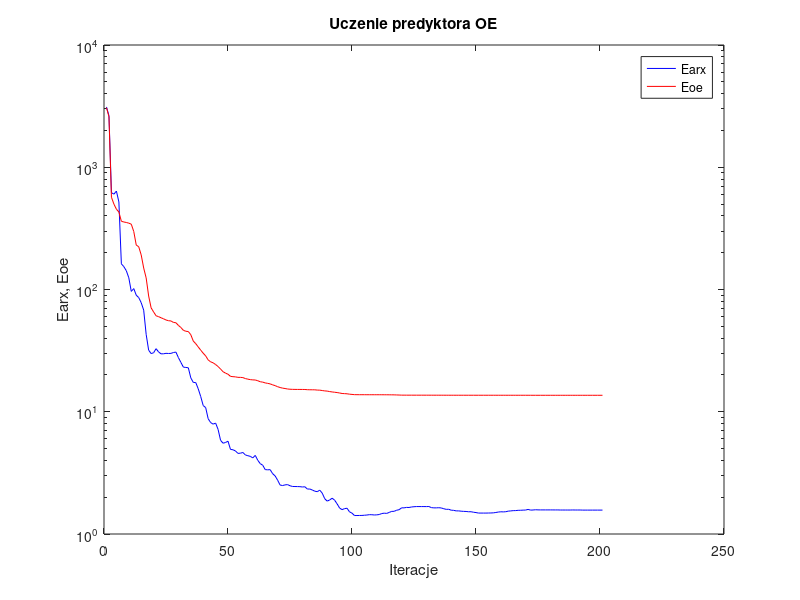
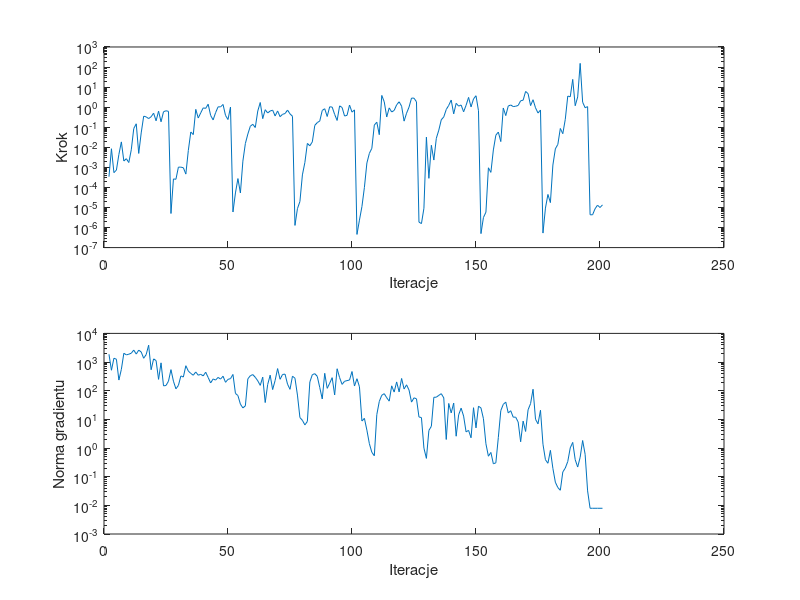

Recreate these plots in MATLAB, in order.
%uczenie predyktora oe
clear all;
n=0; farx(n+1)=3.114455e+003; foe(n+1)=3.071539e+003; wspucz(n+1)=0.000000e+000; ng(n+1)=0.000000e+000;
%odnowa zmiennej metryki
n=1; farx(n+1)=2.639276e+003; foe(n+1)=2.589714e+003; krok(n+1)=3.428360e-004; ng(n+1)=1.867152e+003;
n=2; farx(n+1)=6.191259e+002; foe(n+1)=5.687314e+002; krok(n+1)=8.468065e-003; ng(n+1)=5.183756e+002;
n=3; farx(n+1)=6.023698e+002; foe(n+1)=4.992299e+002; krok(n+1)=5.465324e-004; ng(n+1)=1.360631e+003;
n=4; farx(n+1)=6.387377e+002; foe(n+1)=4.538914e+002; krok(n+1)=7.286945e-004; ng(n+1)=1.254711e+003;
n=5; farx(n+1)=5.204629e+002; foe(n+1)=4.305278e+002; krok(n+1)=4.403244e-003; ng(n+1)=2.352410e+002;
n=6; farx(n+1)=1.621268e+002; foe(n+1)=3.615031e+002; krok(n+1)=1.857911e-002; ng(n+1)=5.576180e+002;
n=7; farx(n+1)=1.538413e+002; foe(n+1)=3.566579e+002; krok(n+1)=2.063134e-003; ng(n+1)=2.029545e+003;
n=8; farx(n+1)=1.423883e+002; foe(n+1)=3.535109e+002; krok(n+1)=2.701093e-003; ng(n+1)=1.779522e+003;
n=9; farx(n+1)=1.246944e+002; foe(n+1)=3.488080e+002; krok(n+1)=1.737807e-003; ng(n+1)=1.876113e+003;
n=10; farx(n+1)=9.648887e+001; foe(n+1)=3.423279e+002; krok(n+1)=7.517005e-003; ng(n+1)=2.036958e+003;
n=11; farx(n+1)=1.017439e+002; foe(n+1)=2.980973e+002; krok(n+1)=8.625198e-002; ng(n+1)=2.619541e+003;
n=12; farx(n+1)=8.986287e+001; foe(n+1)=2.310758e+002; krok(n+1)=1.481341e-001; ng(n+1)=1.898159e+003;
n=13; farx(n+1)=8.589638e+001; foe(n+1)=2.237487e+002; krok(n+1)=4.938447e-003; ng(n+1)=2.608959e+003;
n=14; farx(n+1)=7.801029e+001; foe(n+1)=1.917329e+002; krok(n+1)=5.223014e-002; ng(n+1)=2.244251e+003;
n=15; farx(n+1)=6.779914e+001; foe(n+1)=1.499370e+002; krok(n+1)=3.550835e-001; ng(n+1)=1.357054e+003;
n=16; farx(n+1)=4.295515e+001; foe(n+1)=1.243421e+002; krok(n+1)=3.282103e-001; ng(n+1)=1.816945e+003;
n=17; farx(n+1)=3.190068e+001; foe(n+1)=8.850037e+001; krok(n+1)=2.701727e-001; ng(n+1)=3.878333e+003;
n=18; farx(n+1)=2.991702e+001; foe(n+1)=7.077641e+001; krok(n+1)=3.328440e-001; ng(n+1)=5.396947e+002;
n=19; farx(n+1)=3.037800e+001; foe(n+1)=6.552922e+001; krok(n+1)=5.030621e-001; ng(n+1)=1.289271e+003;
n=20; farx(n+1)=3.281176e+001; foe(n+1)=6.096855e+001; krok(n+1)=2.093785e-001; ng(n+1)=1.125027e+003;
n=21; farx(n+1)=3.085495e+001; foe(n+1)=5.998189e+001; krok(n+1)=6.317991e-001; ng(n+1)=2.489113e+002;
n=22; farx(n+1)=2.976772e+001; foe(n+1)=5.871446e+001; krok(n+1)=1.869994e-001; ng(n+1)=9.379744e+002;
n=23; farx(n+1)=2.979159e+001; foe(n+1)=5.759649e+001; krok(n+1)=5.921069e-001; ng(n+1)=1.478506e+002;
n=24; farx(n+1)=3.005744e+001; foe(n+1)=5.633074e+001; krok(n+1)=6.620810e-001; ng(n+1)=1.519745e+002;
n=25; farx(n+1)=2.996607e+001; foe(n+1)=5.555328e+001; krok(n+1)=6.183220e-001; ng(n+1)=2.153593e+002;
%odnowa zmiennej metryki
n=26; farx(n+1)=3.002767e+001; foe(n+1)=5.530761e+001; krok(n+1)=5.005977e-006; ng(n+1)=5.436854e+002;
n=27; farx(n+1)=3.052134e+001; foe(n+1)=5.378347e+001; krok(n+1)=2.647244e-004; ng(n+1)=2.145996e+002;
n=28; farx(n+1)=3.075671e+001; foe(n+1)=5.348369e+001; krok(n+1)=2.540827e-004; ng(n+1)=1.163457e+002;
n=29; farx(n+1)=2.772837e+001; foe(n+1)=5.085829e+001; krok(n+1)=1.024167e-003; ng(n+1)=1.526810e+002;
n=30; farx(n+1)=2.533690e+001; foe(n+1)=4.889679e+001; krok(n+1)=1.025105e-003; ng(n+1)=3.280047e+002;
n=31; farx(n+1)=2.316947e+001; foe(n+1)=4.637356e+001; krok(n+1)=9.540187e-004; ng(n+1)=2.999928e+002;
n=32; farx(n+1)=2.304126e+001; foe(n+1)=4.553306e+001; krok(n+1)=4.616173e-004; ng(n+1)=7.447485e+002;
n=33; farx(n+1)=2.288895e+001; foe(n+1)=4.530690e+001; krok(n+1)=6.947618e-003; ng(n+1)=4.846428e+002;
n=34; farx(n+1)=1.893243e+001; foe(n+1)=4.266929e+001; krok(n+1)=5.801457e-002; ng(n+1)=4.010094e+002;
n=35; farx(n+1)=1.737380e+001; foe(n+1)=3.787916e+001; krok(n+1)=4.305393e-002; ng(n+1)=3.469721e+002;
n=36; farx(n+1)=1.732686e+001; foe(n+1)=3.603409e+001; krok(n+1)=7.771907e-001; ng(n+1)=4.509825e+002;
n=37; farx(n+1)=1.539803e+001; foe(n+1)=3.389510e+001; krok(n+1)=2.881627e-001; ng(n+1)=3.473584e+002;
n=38; farx(n+1)=1.330858e+001; foe(n+1)=3.189192e+001; krok(n+1)=5.191100e-001; ng(n+1)=3.729477e+002;
n=39; farx(n+1)=1.124017e+001; foe(n+1)=3.012434e+001; krok(n+1)=9.205345e-001; ng(n+1)=3.293115e+002;
n=40; farx(n+1)=1.080871e+001; foe(n+1)=2.862003e+001; krok(n+1)=8.704303e-001; ng(n+1)=4.415324e+002;
n=41; farx(n+1)=8.769830e+000; foe(n+1)=2.655494e+001; krok(n+1)=1.402391e+000; ng(n+1)=2.896036e+002;
n=42; farx(n+1)=8.156859e+000; foe(n+1)=2.560802e+001; krok(n+1)=3.854790e-001; ng(n+1)=1.864106e+002;
n=43; farx(n+1)=7.917275e+000; foe(n+1)=2.513889e+001; krok(n+1)=2.317569e-001; ng(n+1)=2.574732e+002;
n=44; farx(n+1)=8.078613e+000; foe(n+1)=2.433507e+001; krok(n+1)=5.343541e-001; ng(n+1)=2.349751e+002;
n=45; farx(n+1)=7.172224e+000; foe(n+1)=2.343922e+001; krok(n+1)=1.038220e+000; ng(n+1)=2.911214e+002;
n=46; farx(n+1)=5.843214e+000; foe(n+1)=2.234333e+001; krok(n+1)=1.036690e+000; ng(n+1)=2.545540e+002;
n=47; farx(n+1)=5.527901e+000; foe(n+1)=2.126156e+001; krok(n+1)=1.361947e+000; ng(n+1)=3.208858e+002;
n=48; farx(n+1)=5.606185e+000; foe(n+1)=2.069851e+001; krok(n+1)=3.854790e-001; ng(n+1)=1.965678e+002;
n=49; farx(n+1)=5.742885e+000; foe(n+1)=2.026894e+001; krok(n+1)=2.422759e-001; ng(n+1)=2.489845e+002;
n=50; farx(n+1)=4.922611e+000; foe(n+1)=1.947540e+001; krok(n+1)=1.009068e+000; ng(n+1)=2.636619e+002;
%odnowa zmiennej metryki
n=51; farx(n+1)=4.887501e+000; foe(n+1)=1.936003e+001; krok(n+1)=5.957013e-006; ng(n+1)=3.690639e+002;
n=52; farx(n+1)=4.782545e+000; foe(n+1)=1.929169e+001; krok(n+1)=5.312685e-005; ng(n+1)=8.047562e+001;
n=53; farx(n+1)=4.567609e+000; foe(n+1)=1.911663e+001; krok(n+1)=2.755278e-004; ng(n+1)=6.775743e+001;
n=54; farx(n+1)=4.580718e+000; foe(n+1)=1.910906e+001; krok(n+1)=5.279238e-005; ng(n+1)=3.405977e+001;
n=55; farx(n+1)=4.643601e+000; foe(n+1)=1.902652e+001; krok(n+1)=2.045232e-003; ng(n+1)=2.511472e+001;
n=56; farx(n+1)=4.432592e+000; foe(n+1)=1.868632e+001; krok(n+1)=1.540867e-002; ng(n+1)=2.960495e+001;
n=57; farx(n+1)=4.370695e+000; foe(n+1)=1.847692e+001; krok(n+1)=4.568872e-002; ng(n+1)=2.596425e+002;
n=58; farx(n+1)=4.315049e+000; foe(n+1)=1.831650e+001; krok(n+1)=1.119739e-001; ng(n+1)=3.333827e+002;
n=59; farx(n+1)=4.195187e+000; foe(n+1)=1.822553e+001; krok(n+1)=1.400181e-001; ng(n+1)=3.652968e+002;
n=60; farx(n+1)=4.394919e+000; foe(n+1)=1.818718e+001; krok(n+1)=9.704432e-002; ng(n+1)=2.936413e+002;
n=61; farx(n+1)=4.010257e+000; foe(n+1)=1.793967e+001; krok(n+1)=6.404647e-001; ng(n+1)=2.221761e+002;
n=62; farx(n+1)=3.763217e+000; foe(n+1)=1.759356e+001; krok(n+1)=1.707196e+000; ng(n+1)=1.535238e+002;
n=63; farx(n+1)=3.652171e+000; foe(n+1)=1.747320e+001; krok(n+1)=2.681247e-001; ng(n+1)=2.980990e+002;
n=64; farx(n+1)=3.363715e+000; foe(n+1)=1.721807e+001; krok(n+1)=7.479975e-001; ng(n+1)=3.862594e+001;
n=65; farx(n+1)=3.349783e+000; foe(n+1)=1.706731e+001; krok(n+1)=5.131430e-001; ng(n+1)=1.649372e+002;
n=66; farx(n+1)=3.359915e+000; foe(n+1)=1.690389e+001; krok(n+1)=6.428475e-001; ng(n+1)=3.488788e+002;
n=67; farx(n+1)=3.115368e+000; foe(n+1)=1.659819e+001; krok(n+1)=7.101669e-001; ng(n+1)=1.096161e+002;
n=68; farx(n+1)=2.986132e+000; foe(n+1)=1.635728e+001; krok(n+1)=3.655097e-001; ng(n+1)=2.280758e+002;
n=69; farx(n+1)=2.758351e+000; foe(n+1)=1.603376e+001; krok(n+1)=6.480438e-001; ng(n+1)=5.916306e+002;
n=70; farx(n+1)=2.515986e+000; foe(n+1)=1.578732e+001; krok(n+1)=3.354651e-001; ng(n+1)=2.503141e+002;
n=71; farx(n+1)=2.491268e+000; foe(n+1)=1.560560e+001; krok(n+1)=4.406235e-001; ng(n+1)=3.694712e+002;
n=72; farx(n+1)=2.521754e+000; foe(n+1)=1.549271e+001; krok(n+1)=4.810883e-001; ng(n+1)=3.786452e+002;
n=73; farx(n+1)=2.536069e+000; foe(n+1)=1.535371e+001; krok(n+1)=7.178738e-001; ng(n+1)=1.695142e+002;
n=74; farx(n+1)=2.481329e+000; foe(n+1)=1.528333e+001; krok(n+1)=4.641165e-001; ng(n+1)=1.117765e+002;
n=75; farx(n+1)=2.448255e+000; foe(n+1)=1.524923e+001; krok(n+1)=3.510640e-001; ng(n+1)=3.217755e+002;
%odnowa zmiennej metryki
n=76; farx(n+1)=2.445564e+000; foe(n+1)=1.523390e+001; krok(n+1)=1.276142e-006; ng(n+1)=2.732038e+002;
n=77; farx(n+1)=2.443392e+000; foe(n+1)=1.522703e+001; krok(n+1)=8.746968e-006; ng(n+1)=7.041496e+001;
n=78; farx(n+1)=2.439534e+000; foe(n+1)=1.522653e+001; krok(n+1)=1.990494e-005; ng(n+1)=1.155153e+001;
n=79; farx(n+1)=2.424109e+000; foe(n+1)=1.522118e+001; krok(n+1)=4.209206e-004; ng(n+1)=9.262671e+000;
n=80; farx(n+1)=2.434927e+000; foe(n+1)=1.520980e+001; krok(n+1)=1.758026e-003; ng(n+1)=6.406000e+000;
n=81; farx(n+1)=2.331677e+000; foe(n+1)=1.515012e+001; krok(n+1)=1.559274e-002; ng(n+1)=8.469888e+000;
n=82; farx(n+1)=2.333821e+000; foe(n+1)=1.513085e+001; krok(n+1)=1.189189e-002; ng(n+1)=2.013651e+002;
n=83; farx(n+1)=2.290086e+000; foe(n+1)=1.512535e+001; krok(n+1)=1.857911e-002; ng(n+1)=3.628258e+002;
n=84; farx(n+1)=2.239391e+000; foe(n+1)=1.511696e+001; krok(n+1)=1.241631e-001; ng(n+1)=3.931623e+002;
n=85; farx(n+1)=2.220142e+000; foe(n+1)=1.504049e+001; krok(n+1)=1.702433e-001; ng(n+1)=3.162597e+002;
n=86; farx(n+1)=2.282778e+000; foe(n+1)=1.502066e+001; krok(n+1)=2.045255e-001; ng(n+1)=1.287191e+002;
n=87; farx(n+1)=2.159072e+000; foe(n+1)=1.491372e+001; krok(n+1)=6.857223e-001; ng(n+1)=5.155099e+001;
n=88; farx(n+1)=1.943814e+000; foe(n+1)=1.481069e+001; krok(n+1)=8.354052e-001; ng(n+1)=4.049166e+002;
n=89; farx(n+1)=1.857283e+000; foe(n+1)=1.475607e+001; krok(n+1)=3.427774e-001; ng(n+1)=1.209150e+002;
n=90; farx(n+1)=1.899358e+000; foe(n+1)=1.462129e+001; krok(n+1)=1.045307e+000; ng(n+1)=1.826257e+002;
n=91; farx(n+1)=1.962619e+000; foe(n+1)=1.452261e+001; krok(n+1)=1.009068e+000; ng(n+1)=2.851640e+002;
n=92; farx(n+1)=1.890071e+000; foe(n+1)=1.443971e+001; krok(n+1)=4.366686e-001; ng(n+1)=7.108718e+001;
n=93; farx(n+1)=1.763913e+000; foe(n+1)=1.435762e+001; krok(n+1)=2.176076e-001; ng(n+1)=5.836953e+002;
n=94; farx(n+1)=1.630499e+000; foe(n+1)=1.423782e+001; krok(n+1)=1.157790e+000; ng(n+1)=2.863655e+002;
n=95; farx(n+1)=1.582134e+000; foe(n+1)=1.410641e+001; krok(n+1)=9.673187e-001; ng(n+1)=1.660394e+002;
n=96; farx(n+1)=1.613596e+000; foe(n+1)=1.406732e+001; krok(n+1)=3.619299e-001; ng(n+1)=2.132478e+002;
n=97; farx(n+1)=1.624431e+000; foe(n+1)=1.402530e+001; krok(n+1)=3.916031e-001; ng(n+1)=2.251172e+002;
n=98; farx(n+1)=1.517413e+000; foe(n+1)=1.392193e+001; krok(n+1)=1.280117e+000; ng(n+1)=2.360392e+002;
n=99; farx(n+1)=1.480667e+000; foe(n+1)=1.386334e+001; krok(n+1)=5.667570e-001; ng(n+1)=4.670184e+002;
n=100; farx(n+1)=1.415919e+000; foe(n+1)=1.379917e+001; krok(n+1)=7.310195e-001; ng(n+1)=1.458627e+002;
%odnowa zmiennej metryki
n=101; farx(n+1)=1.416518e+000; foe(n+1)=1.379304e+001; krok(n+1)=4.536859e-007; ng(n+1)=2.619187e+002;
n=102; farx(n+1)=1.417831e+000; foe(n+1)=1.378648e+001; krok(n+1)=2.341390e-006; ng(n+1)=1.372125e+002;
n=103; farx(n+1)=1.418889e+000; foe(n+1)=1.378632e+001; krok(n+1)=1.104522e-005; ng(n+1)=8.748000e+000;
n=104; farx(n+1)=1.423901e+000; foe(n+1)=1.378455e+001; krok(n+1)=9.998579e-005; ng(n+1)=1.085774e+001;
n=105; farx(n+1)=1.429714e+000; foe(n+1)=1.378005e+001; krok(n+1)=1.643206e-003; ng(n+1)=4.214100e+000;
n=106; farx(n+1)=1.439147e+000; foe(n+1)=1.377938e+001; krok(n+1)=4.974973e-003; ng(n+1)=1.420372e+000;
n=107; farx(n+1)=1.437852e+000; foe(n+1)=1.377900e+001; krok(n+1)=8.894860e-003; ng(n+1)=7.085072e-001;
n=108; farx(n+1)=1.430814e+000; foe(n+1)=1.377772e+001; krok(n+1)=1.281531e-001; ng(n+1)=5.370600e-001;
n=109; farx(n+1)=1.434573e+000; foe(n+1)=1.377739e+001; krok(n+1)=1.778431e-001; ng(n+1)=1.462320e+001;
n=110; farx(n+1)=1.443402e+000; foe(n+1)=1.377708e+001; krok(n+1)=4.254539e-002; ng(n+1)=4.212124e+001;
n=111; farx(n+1)=1.470412e+000; foe(n+1)=1.377445e+001; krok(n+1)=3.848707e+000; ng(n+1)=6.954047e+001;
n=112; farx(n+1)=1.480350e+000; foe(n+1)=1.377010e+001; krok(n+1)=1.854055e+000; ng(n+1)=7.875095e+001;
n=113; farx(n+1)=1.474389e+000; foe(n+1)=1.376737e+001; krok(n+1)=3.240219e-001; ng(n+1)=5.688233e+001;
n=114; farx(n+1)=1.501514e+000; foe(n+1)=1.376063e+001; krok(n+1)=9.205345e-001; ng(n+1)=4.324751e+001;
n=115; farx(n+1)=1.530704e+000; foe(n+1)=1.375362e+001; krok(n+1)=5.766634e-001; ng(n+1)=1.480244e+002;
n=116; farx(n+1)=1.533579e+000; foe(n+1)=1.374613e+001; krok(n+1)=6.871474e-001; ng(n+1)=8.958044e+001;
n=117; farx(n+1)=1.564863e+000; foe(n+1)=1.372208e+001; krok(n+1)=1.304892e+000; ng(n+1)=2.025292e+002;
n=118; farx(n+1)=1.580596e+000; foe(n+1)=1.370219e+001; krok(n+1)=1.854055e+000; ng(n+1)=9.091495e+001;
n=119; farx(n+1)=1.637399e+000; foe(n+1)=1.367434e+001; krok(n+1)=1.119298e+000; ng(n+1)=2.675923e+002;
n=120; farx(n+1)=1.636091e+000; foe(n+1)=1.367293e+001; krok(n+1)=2.013997e-001; ng(n+1)=1.147634e+002;
n=121; farx(n+1)=1.650467e+000; foe(n+1)=1.366855e+001; krok(n+1)=4.997929e-001; ng(n+1)=1.606860e+002;
n=122; farx(n+1)=1.647688e+000; foe(n+1)=1.366756e+001; krok(n+1)=1.008243e+000; ng(n+1)=1.050671e+002;
n=123; farx(n+1)=1.663831e+000; foe(n+1)=1.366661e+001; krok(n+1)=2.840668e+000; ng(n+1)=4.004520e+001;
n=124; farx(n+1)=1.671682e+000; foe(n+1)=1.366550e+001; krok(n+1)=2.804781e+000; ng(n+1)=5.650720e+001;
n=125; farx(n+1)=1.676772e+000; foe(n+1)=1.366463e+001; krok(n+1)=1.856466e+000; ng(n+1)=5.211553e+001;
%odnowa zmiennej metryki
n=126; farx(n+1)=1.676709e+000; foe(n+1)=1.366459e+001; krok(n+1)=1.867939e-006; ng(n+1)=1.212451e+001;
n=127; farx(n+1)=1.676506e+000; foe(n+1)=1.366455e+001; krok(n+1)=1.568343e-006; ng(n+1)=1.153187e+001;
n=128; farx(n+1)=1.676409e+000; foe(n+1)=1.366455e+001; krok(n+1)=9.155646e-006; ng(n+1)=9.898550e-001;
n=129; farx(n+1)=1.675774e+000; foe(n+1)=1.366331e+001; krok(n+1)=3.211609e-002; ng(n+1)=4.352191e-001;
n=130; farx(n+1)=1.678590e+000; foe(n+1)=1.366294e+001; krok(n+1)=2.837198e-004; ng(n+1)=4.110683e+000;
n=131; farx(n+1)=1.643647e+000; foe(n+1)=1.365960e+001; krok(n+1)=1.264842e-002; ng(n+1)=5.738781e+000;
n=132; farx(n+1)=1.636305e+000; foe(n+1)=1.365919e+001; krok(n+1)=2.310226e-003; ng(n+1)=5.902712e+001;
n=133; farx(n+1)=1.636245e+000; foe(n+1)=1.365895e+001; krok(n+1)=2.812841e-002; ng(n+1)=5.934567e+001;
n=134; farx(n+1)=1.640858e+000; foe(n+1)=1.365870e+001; krok(n+1)=7.142563e-002; ng(n+1)=6.892761e+001;
n=135; farx(n+1)=1.633156e+000; foe(n+1)=1.365647e+001; krok(n+1)=2.357265e-001; ng(n+1)=7.871256e+001;
n=136; farx(n+1)=1.609788e+000; foe(n+1)=1.365517e+001; krok(n+1)=3.268918e-001; ng(n+1)=5.633914e+001;
n=137; farx(n+1)=1.590847e+000; foe(n+1)=1.365368e+001; krok(n+1)=7.655551e-001; ng(n+1)=1.987861e+000;
n=138; farx(n+1)=1.593749e+000; foe(n+1)=1.365231e+001; krok(n+1)=1.226779e+000; ng(n+1)=3.595699e+001;
n=139; farx(n+1)=1.565657e+000; foe(n+1)=1.365125e+001; krok(n+1)=2.267028e+000; ng(n+1)=1.678248e+001;
n=140; farx(n+1)=1.561804e+000; foe(n+1)=1.365090e+001; krok(n+1)=4.635137e-001; ng(n+1)=3.707408e+001;
n=141; farx(n+1)=1.545315e+000; foe(n+1)=1.365029e+001; krok(n+1)=1.552709e+000; ng(n+1)=2.584377e+000;
n=142; farx(n+1)=1.545810e+000; foe(n+1)=1.365008e+001; krok(n+1)=1.131462e+000; ng(n+1)=1.440321e+001;
n=143; farx(n+1)=1.536797e+000; foe(n+1)=1.364990e+001; krok(n+1)=1.280929e+000; ng(n+1)=2.468670e+001;
n=144; farx(n+1)=1.531536e+000; foe(n+1)=1.364985e+001; krok(n+1)=5.870903e-001; ng(n+1)=1.304481e+001;
n=145; farx(n+1)=1.528875e+000; foe(n+1)=1.364975e+001; krok(n+1)=1.236406e+000; ng(n+1)=3.657640e+000;
n=146; farx(n+1)=1.520582e+000; foe(n+1)=1.364956e+001; krok(n+1)=3.071879e+000; ng(n+1)=4.136344e+000;
n=147; farx(n+1)=1.521149e+000; foe(n+1)=1.364945e+001; krok(n+1)=1.031099e+000; ng(n+1)=2.281523e+000;
n=148; farx(n+1)=1.506666e+000; foe(n+1)=1.364918e+001; krok(n+1)=2.571390e+000; ng(n+1)=2.550760e+001;
n=149; farx(n+1)=1.497625e+000; foe(n+1)=1.364849e+001; krok(n+1)=3.712932e+000; ng(n+1)=5.047930e+000;
n=150; farx(n+1)=1.483535e+000; foe(n+1)=1.364797e+001; krok(n+1)=6.648125e-001; ng(n+1)=2.883088e+001;
%odnowa zmiennej metryki
n=151; farx(n+1)=1.483444e+000; foe(n+1)=1.364791e+001; krok(n+1)=4.977599e-007; ng(n+1)=2.498659e+001;
n=152; farx(n+1)=1.483210e+000; foe(n+1)=1.364787e+001; krok(n+1)=3.162689e-006; ng(n+1)=1.054639e+001;
n=153; farx(n+1)=1.483130e+000; foe(n+1)=1.364786e+001; krok(n+1)=5.828323e-006; ng(n+1)=1.407599e+000;
n=154; farx(n+1)=1.484700e+000; foe(n+1)=1.364783e+001; krok(n+1)=9.502618e-004; ng(n+1)=5.180028e-001;
n=155; farx(n+1)=1.486182e+000; foe(n+1)=1.364777e+001; krok(n+1)=5.617933e-004; ng(n+1)=7.019676e-001;
n=156; farx(n+1)=1.489602e+000; foe(n+1)=1.364771e+001; krok(n+1)=7.385876e-003; ng(n+1)=2.815640e-001;
n=157; farx(n+1)=1.499934e+000; foe(n+1)=1.364734e+001; krok(n+1)=4.000365e-002; ng(n+1)=3.050962e-001;
n=158; farx(n+1)=1.512156e+000; foe(n+1)=1.364667e+001; krok(n+1)=5.753341e-002; ng(n+1)=2.320829e+000;
n=159; farx(n+1)=1.519862e+000; foe(n+1)=1.364641e+001; krok(n+1)=1.926189e-002; ng(n+1)=2.028405e+001;
n=160; farx(n+1)=1.516638e+000; foe(n+1)=1.364591e+001; krok(n+1)=9.073805e-001; ng(n+1)=3.343216e+001;
n=161; farx(n+1)=1.521480e+000; foe(n+1)=1.364549e+001; krok(n+1)=3.806077e-001; ng(n+1)=4.002055e+001;
n=162; farx(n+1)=1.538246e+000; foe(n+1)=1.364505e+001; krok(n+1)=1.136048e+000; ng(n+1)=1.679704e+001;
n=163; farx(n+1)=1.544982e+000; foe(n+1)=1.364478e+001; krok(n+1)=1.285695e+000; ng(n+1)=2.000793e+001;
n=164; farx(n+1)=1.552748e+000; foe(n+1)=1.364463e+001; krok(n+1)=1.072007e+000; ng(n+1)=1.192753e+001;
n=165; farx(n+1)=1.554344e+000; foe(n+1)=1.364455e+001; krok(n+1)=1.110293e+000; ng(n+1)=1.195556e+001;
n=166; farx(n+1)=1.562432e+000; foe(n+1)=1.364448e+001; krok(n+1)=1.223081e+000; ng(n+1)=8.065350e+000;
n=167; farx(n+1)=1.563684e+000; foe(n+1)=1.364442e+001; krok(n+1)=2.081446e+000; ng(n+1)=1.653104e+000;
n=168; farx(n+1)=1.568148e+000; foe(n+1)=1.364437e+001; krok(n+1)=2.225298e+000; ng(n+1)=8.698860e+000;
n=169; farx(n+1)=1.569990e+000; foe(n+1)=1.364402e+001; krok(n+1)=6.066976e+000; ng(n+1)=3.785437e+000;
n=170; farx(n+1)=1.589467e+000; foe(n+1)=1.364244e+001; krok(n+1)=4.735015e+000; ng(n+1)=2.166945e+001;
n=171; farx(n+1)=1.568695e+000; foe(n+1)=1.364058e+001; krok(n+1)=1.197662e+000; ng(n+1)=3.535212e+001;
n=172; farx(n+1)=1.571415e+000; foe(n+1)=1.363803e+001; krok(n+1)=2.348818e+000; ng(n+1)=1.125523e+002;
n=173; farx(n+1)=1.579041e+000; foe(n+1)=1.363749e+001; krok(n+1)=9.282331e-001; ng(n+1)=1.003878e+001;
n=174; farx(n+1)=1.575251e+000; foe(n+1)=1.363720e+001; krok(n+1)=5.107206e-001; ng(n+1)=6.984565e+000;
n=175; farx(n+1)=1.574204e+000; foe(n+1)=1.363706e+001; krok(n+1)=7.214488e-001; ng(n+1)=2.082817e+001;
%odnowa zmiennej metryki
n=176; farx(n+1)=1.574206e+000; foe(n+1)=1.363706e+001; krok(n+1)=5.291310e-007; ng(n+1)=1.357867e+000;
n=177; farx(n+1)=1.574182e+000; foe(n+1)=1.363706e+001; krok(n+1)=9.312426e-006; ng(n+1)=3.906137e-001;
n=178; farx(n+1)=1.574197e+000; foe(n+1)=1.363706e+001; krok(n+1)=4.461789e-005; ng(n+1)=2.941131e-001;
n=179; farx(n+1)=1.574357e+000; foe(n+1)=1.363706e+001; krok(n+1)=1.750773e-005; ng(n+1)=8.308142e-001;
n=180; farx(n+1)=1.573873e+000; foe(n+1)=1.363705e+001; krok(n+1)=1.301857e-003; ng(n+1)=1.948512e-001;
n=181; farx(n+1)=1.573350e+000; foe(n+1)=1.363705e+001; krok(n+1)=8.402186e-003; ng(n+1)=6.404438e-002;
n=182; farx(n+1)=1.573763e+000; foe(n+1)=1.363704e+001; krok(n+1)=1.394089e-002; ng(n+1)=4.176902e-002;
n=183; farx(n+1)=1.571065e+000; foe(n+1)=1.363703e+001; krok(n+1)=8.693674e-002; ng(n+1)=3.364178e-002;
n=184; farx(n+1)=1.571101e+000; foe(n+1)=1.363703e+001; krok(n+1)=4.756755e-002; ng(n+1)=1.461210e-001;
n=185; farx(n+1)=1.570978e+000; foe(n+1)=1.363703e+001; krok(n+1)=2.477066e-001; ng(n+1)=1.999495e-001;
n=186; farx(n+1)=1.570747e+000; foe(n+1)=1.363702e+001; krok(n+1)=3.568867e+000; ng(n+1)=3.382077e-001;
n=187; farx(n+1)=1.570782e+000; foe(n+1)=1.363702e+001; krok(n+1)=3.289758e+000; ng(n+1)=1.011665e+000;
n=188; farx(n+1)=1.572954e+000; foe(n+1)=1.363697e+001; krok(n+1)=2.422890e+001; ng(n+1)=1.573664e+000;
n=189; farx(n+1)=1.571291e+000; foe(n+1)=1.363696e+001; krok(n+1)=1.179204e+000; ng(n+1)=3.913320e-001;
n=190; farx(n+1)=1.571354e+000; foe(n+1)=1.363696e+001; krok(n+1)=3.237995e+000; ng(n+1)=2.170392e-001;
n=191; farx(n+1)=1.571626e+000; foe(n+1)=1.363694e+001; krok(n+1)=1.524892e+002; ng(n+1)=4.768212e-001;
n=192; farx(n+1)=1.568506e+000; foe(n+1)=1.363691e+001; krok(n+1)=1.762494e+000; ng(n+1)=1.830199e+000;
n=193; farx(n+1)=1.568594e+000; foe(n+1)=1.363691e+001; krok(n+1)=9.372047e-001; ng(n+1)=6.042584e-001;
n=194; farx(n+1)=1.568575e+000; foe(n+1)=1.363691e+001; krok(n+1)=1.065469e+000; ng(n+1)=3.195312e-002;
n=195; farx(n+1)=1.568575e+000; foe(n+1)=1.363691e+001; krok(n+1)=4.345419e-006; ng(n+1)=7.905354e-003;
n=196; farx(n+1)=1.568575e+000; foe(n+1)=1.363691e+001; krok(n+1)=4.300043e-006; ng(n+1)=7.905319e-003;
n=197; farx(n+1)=1.568575e+000; foe(n+1)=1.363691e+001; krok(n+1)=8.600086e-006; ng(n+1)=7.905285e-003;
n=198; farx(n+1)=1.568575e+000; foe(n+1)=1.363691e+001; krok(n+1)=1.299015e-005; ng(n+1)=7.905217e-003;
n=199; farx(n+1)=1.568575e+000; foe(n+1)=1.363691e+001; krok(n+1)=9.952471e-006; ng(n+1)=7.905114e-003;
n=200; farx(n+1)=1.568575e+000; foe(n+1)=1.363691e+001; krok(n+1)=1.347329e-005; ng(n+1)=7.905036e-003;

figure; semilogy(farx,'b'); hold on; semilogy(foe,'r'); xlabel('Iteracje'); ylabel('Earx, Eoe'); legend('Earx','Eoe'); title('Uczenie predyktora OE');
figure; subplot(2,1,1); semilogy(krok); xlabel('Iteracje'); ylabel('Krok');
subplot(2,1,2); semilogy(ng); xlabel('Iteracje'); ylabel('Norma gradientu');
Earx=farx(n+1)
Eoe=foe(n+1)
